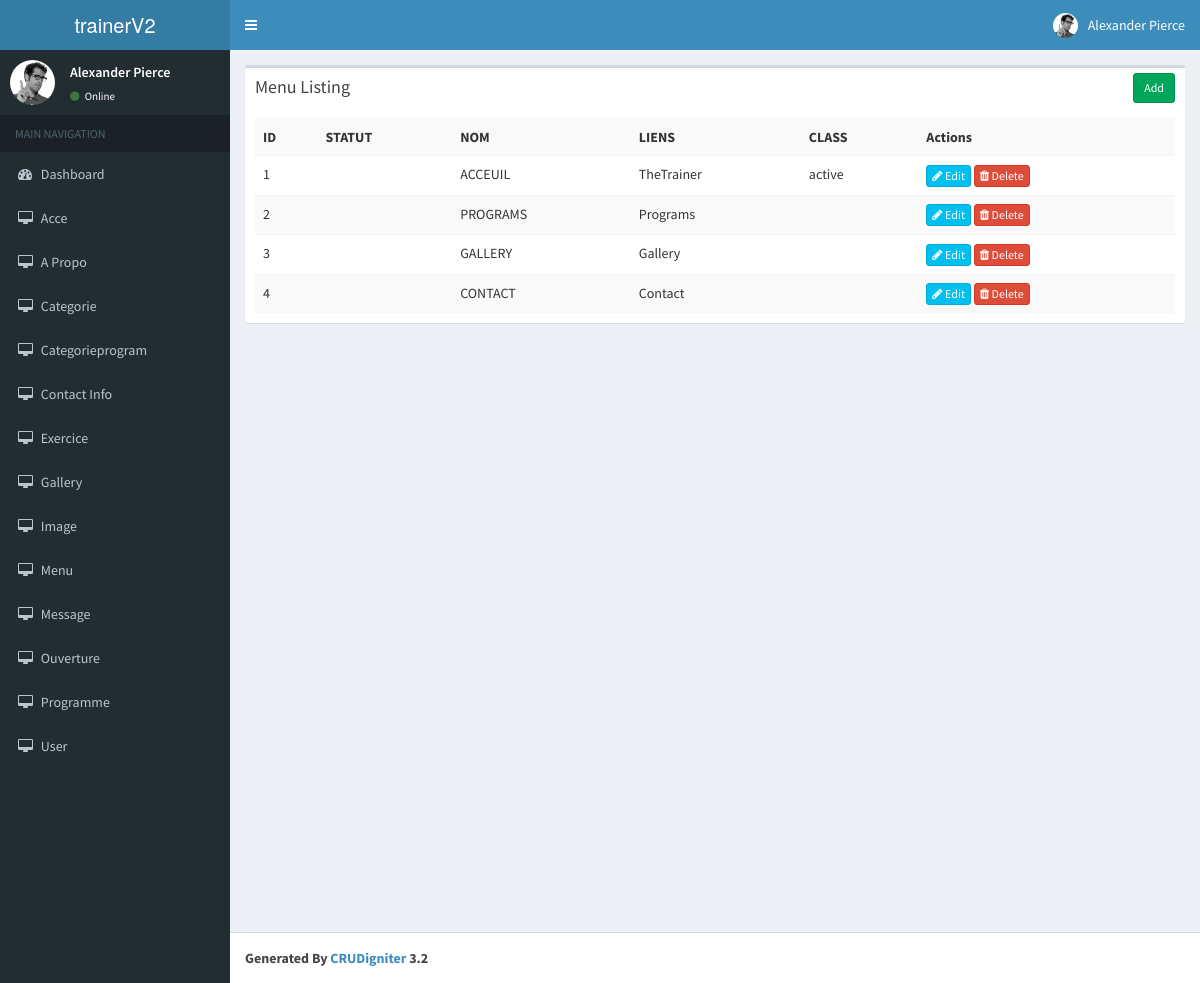
Page /index.php/menu on the committed database.
### tables this page shows
create table MENU
(
   ID               int not null auto_increment,
   NOM                  varchar(50) not null,
   LIENS                varchar(75) not null,
   CLASS                varchar(50),
   STATUT               bool,
   primary key (ID)
);

### application/controllers/Menu.php (called while the page is built, shortened)
<?php
class Menu extends CI_Controller{
    function __construct()
    {
        $this->load->model('Menu_model');
    }
    function index()
    {
        $data['menu'] = $this->Menu_model->get_all_menu();
        $data['_view'] = 'menu/index';
        $this->load->view('layouts/main',$data);
    }
}

### index.php (called while the page is built, shortened)
<?php
require_once BASEPATH.'core/CodeIgniter.php';

### application/models/Menu_model.php (called while the page is built, shortened)
<?php
class Menu_model extends CI_Model
{
    function get_all_menu()
    {
        return $this->db->get('MENU')->result_array();
    }
}

### application/views/menu/index.php (the view)
<div class="row">
    <div class="col-md-12">
        <div class="box">
            <div class="box-header">
                <h3 class="box-title">Menu Listing</h3>
            	<div class="box-tools">
                    <a href="<?php echo site_url('menu/add'); ?>" class="btn btn-success btn-sm">Add</a>
                </div>
            </div>
            <div class="box-body">
                <table class="table table-striped">
                    <tr>
						<th>ID</th>
						<th>STATUT</th>
						<th>NOM</th>
						<th>LIENS</th>
						<th>CLASS</th>
						<th>Actions</th>
                    </tr>
                    <?php foreach($menu as $M){ ?>
                    <tr>
						<td><?php echo $M['ID']; ?></td>
						<td><?php echo $M['STATUT']; ?></td>
						<td><?php echo $M['NOM']; ?></td>
						<td><?php echo $M['LIENS']; ?></td>
						<td><?php echo $M['CLASS']; ?></td>
						<td>
                            <a href="<?php echo site_url('menu/edit/'.$M['ID']); ?>" class="btn btn-info btn-xs"><span class="fa fa-pencil"></span> Edit</a>
                            <a href="<?php echo site_url('menu/remove/'.$M['ID']); ?>" class="btn btn-danger btn-xs"><span class="fa fa-trash"></span> Delete</a>
                        </td>
                    </tr>
                    <?php } ?>
                </table>
            </div>
        </div>
    </div>
</div>

### rows in the picture
menu: ID "1", NOM "ACCEUIL", LIENS "TheTrainer", CLASS "active"
menu: ID "2", NOM "PROGRAMS", LIENS "Programs"
menu: ID "3", NOM "GALLERY", LIENS "Gallery"
menu: ID "4", NOM "CONTACT", LIENS "Contact"
